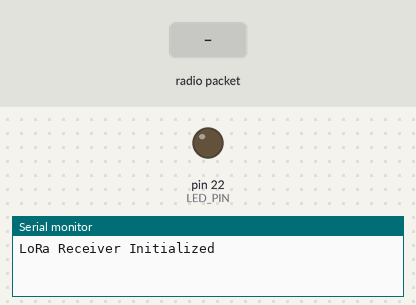
The sketch below on a simulated Arduino Mega 2560, built with avr-gcc and run on an emulated ATmega2560. Shown: output pins drawn as LEDs (lit = HIGH), the last lines printed to the serial monitor. The test bench sets the inputs (shaded band). No radio packets arrive unless stated.

Above: at 1.2 s.
1.3 s: radio packet "BTN ON" arrives
At 2.3 s:
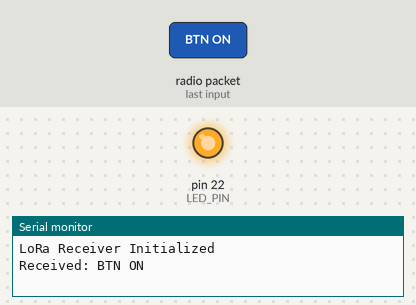
2.8 s: radio packet "BTN OFF" arrives
At 3.4 s:
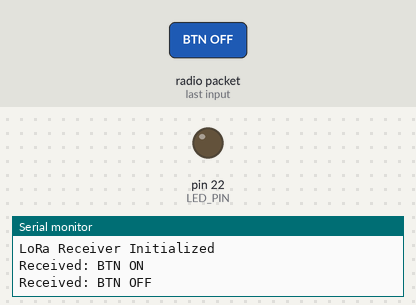
Timing chart, 0 to 5.8 s (numbered marks = the images above; inputs shaded):
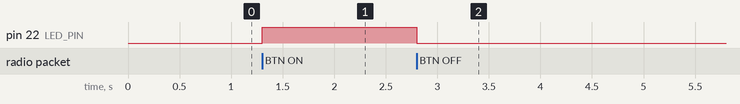

The sketch:

receiver.ino
```cpp
#include <SPI.h>
#include <LoRa.h>

#define LED_PIN 22
#define LORA_CS 5
#define LORA_RST 14
#define LORA_DIO0 2

void setup() {
    pinMode(LED_PIN, OUTPUT);
    Serial.begin(9600);

    LoRa.setPins(LORA_CS, LORA_RST, LORA_DIO0);

    if (!LoRa.begin(433E6)) {
        Serial.println("LoRa init failed. Check connections.");
        while (true);
    }

    Serial.println("LoRa Receiver Initialized");
}

void loop() {
    int packetSize = LoRa.parsePacket();

    if (packetSize) {
        String rxMsg = "";

        while (LoRa.available()) {
            rxMsg += (char)LoRa.read();
        }

        rxMsg.trim();

        Serial.print("Received: ");
        Serial.println(rxMsg);

        if (rxMsg.startsWith("BTN ON")) {
            digitalWrite(LED_PIN, HIGH);
        } else if (rxMsg.startsWith("BTN OFF")) {
            digitalWrite(LED_PIN, LOW);
        }

        int commaIndex = rxMsg.indexOf(',');

        if (commaIndex > 0) {
            int micValue = rxMsg.substring(commaIndex + 1).toInt();

            Serial.print("Mic Value: ");
            Serial.println(micValue);
        }
    }
}
```

Measured:
- after the input at 1.3 s, pin 22 (LED_PIN): LOW → HIGH at once
- after the input at 2.8 s, pin 22 (LED_PIN): HIGH → LOW at once
